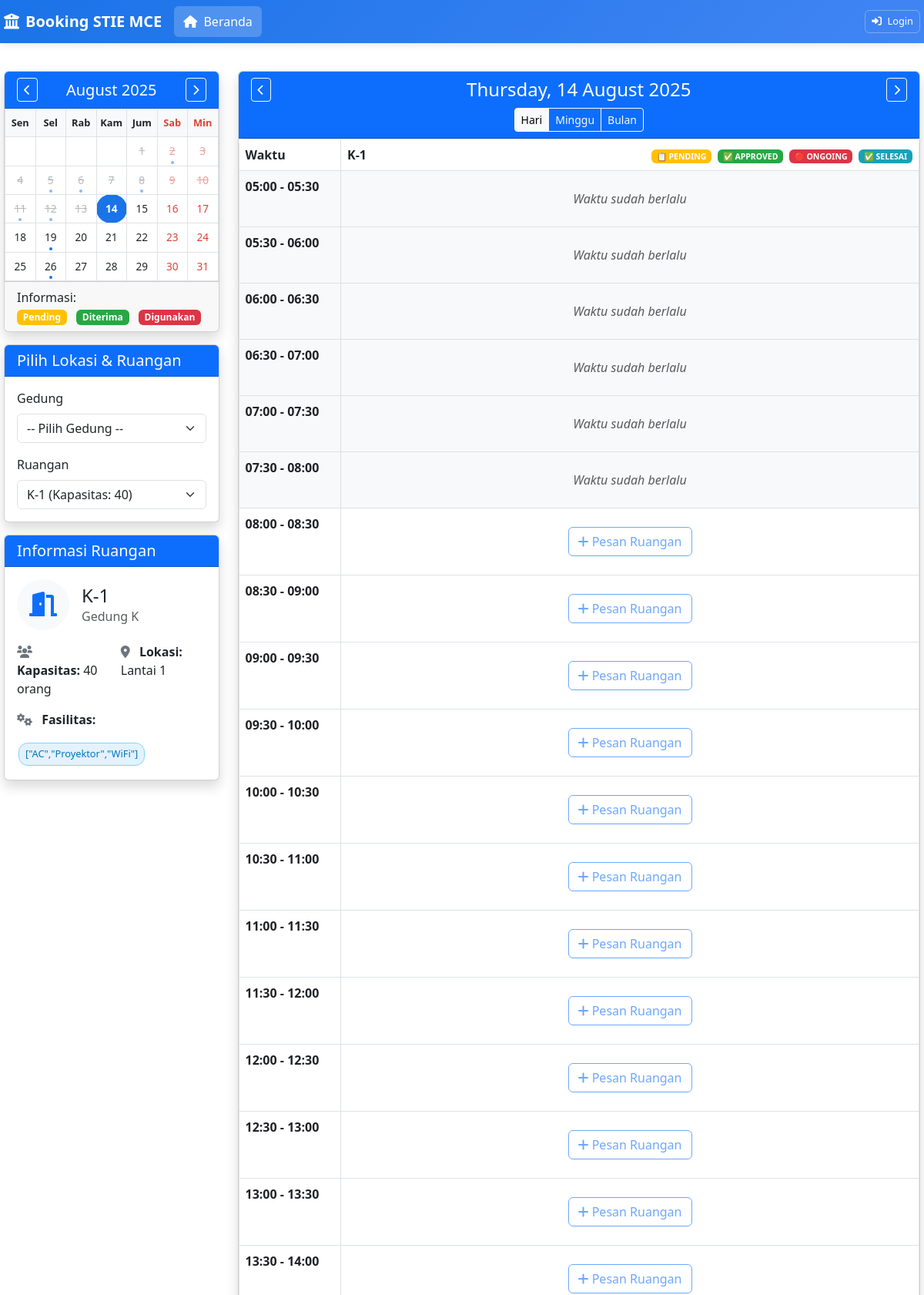
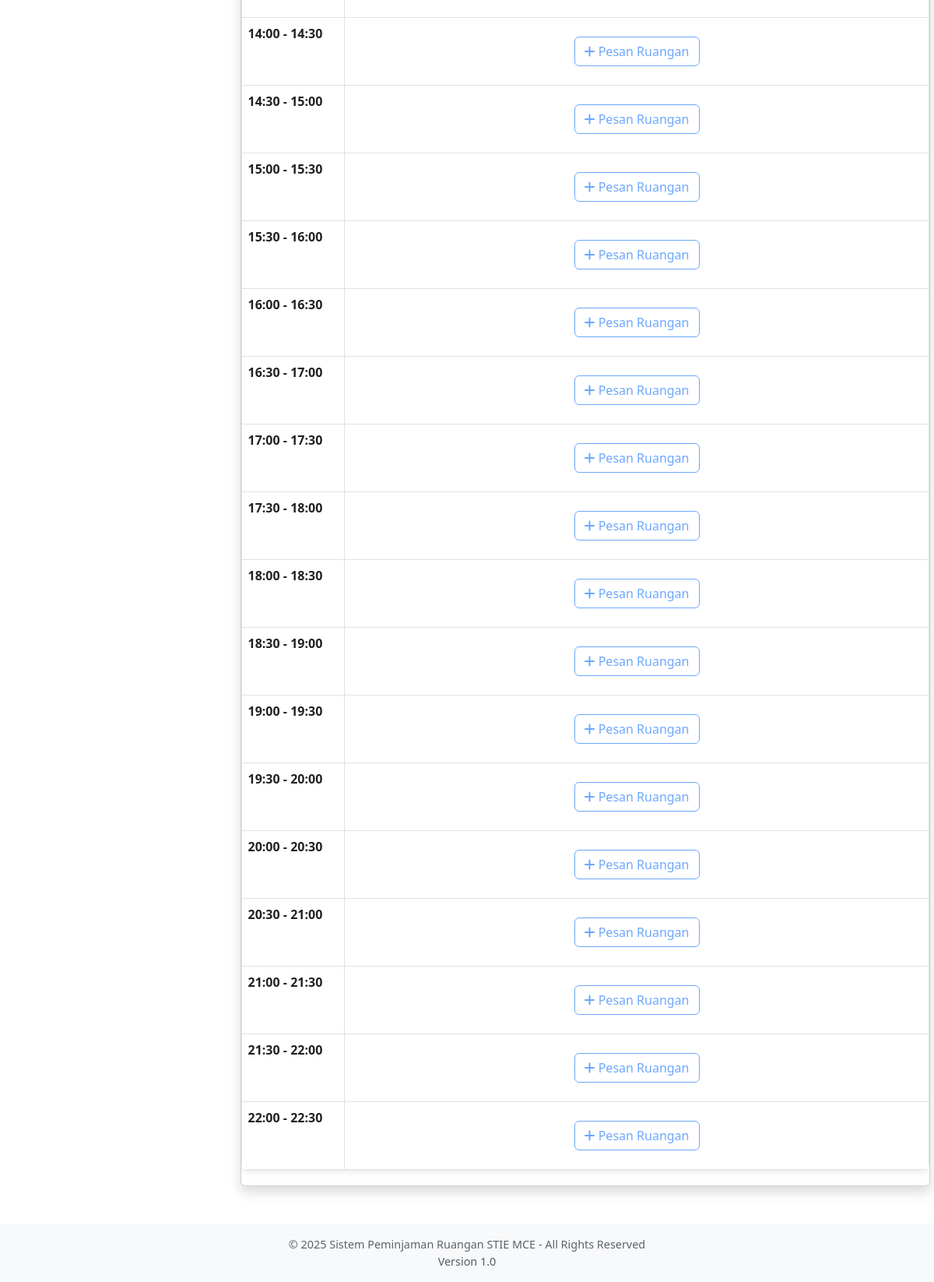
The page / on the database its author committed (2 pictures, top to bottom).
### tables this page shows
CREATE TABLE `tbl_ruang` (
  `id_ruang` int(11) NOT NULL,
  `id_gedung` int(11) NOT NULL,
  `nama_ruang` varchar(100) NOT NULL,
  `kapasitas` int(11) NOT NULL,
  `lokasi` varchar(50) NOT NULL,
  `fasilitas` text DEFAULT NULL COMMENT 'Daftar fasilitas ruangan',
  `allowed_roles` set('admin','mahasiswa','dosen','karyawan') DEFAULT 'admin,mahasiswa,dosen,karyawan' COMMENT 'Role yang boleh booking ruangan ini',
  `description` text DEFAULT NULL COMMENT 'Deskripsi ruangan'
);

CREATE TABLE `tbl_gedung` (
  `id_gedung` int(11) NOT NULL,
  `nama_gedung` varchar(100) NOT NULL,
  `deskripsi` varchar(200) NOT NULL,
  `created_at` timestamp NOT NULL DEFAULT current_timestamp(),
  `updated_at` timestamp NOT NULL DEFAULT current_timestamp() ON UPDATE current_timestamp()
);

### index.php (the view, shortened to what the rows shown need)
<?php
require_once 'config.php';
require_once 'functions.php';
$view = isset($_GET['view']) ? $_GET['view'] : 'day';
$stmt = $conn->prepare("SELECT * FROM tbl_ruang ORDER BY nama_ruang");
$stmt->execute();
$rooms = $stmt->fetchAll(PDO::FETCH_ASSOC);
$selectedRoomId = isset($_GET['room_id']) ? $_GET['room_id'] : (count($rooms) > 0 ? $rooms[0]['id_ruang'] : 0);
$selectedDate = isset($_GET['date']) ? $_GET['date'] : date('Y-m-d');
$weekStart = date('Y-m-d', strtotime('monday this week', strtotime($selectedDate)));
$weekEnd = date('Y-m-d', strtotime('sunday this week', strtotime($selectedDate)));
$selectedRoom = null;
if ($selectedRoomId) {
    $stmt = $conn->prepare("SELECT * FROM tbl_ruang WHERE id_ruang = ?");
    $stmt->execute([$selectedRoomId]);
    $selectedRoom = $stmt->fetch(PDO::FETCH_ASSOC);
}
$todayDate = date('Y-m-d');
?>
<!DOCTYPE html>
<html lang="id">
<head>
    <link rel="stylesheet" href="style.css">
    <link rel="stylesheet" href="https://cdnjs.cloudflare.com/ajax/libs/font-awesome/6.0.0/css/all.min.css">
    <link rel="stylesheet" href="https://cdn.jsdelivr.net/npm/bootstrap@5.3.0/dist/css/bootstrap.min.css">
</head>
<body class="<?= isLoggedIn() ? 'logged-in' : '' ?>">
        <?php include 'header.php'; ?>
    <div class="container-fluid mt-3">
        <div class="row">
            <div class="col-md-3">
                <div class="card shadow">
                    <div class="card-body p-0">
                        <table class="table table-bordered table-sm mb-0 mini-calendar">
                            <thead>
                                <tr class="text-center">
                                    <th>Sen</th>
                                    <th>Sel</th>
                                    <th>Rab</th>
                                    <th>Kam</th>
                                    <th>Jum</th>
                                    <th style="color: var(--danger-color);">Sab</th>
                                    <th style="color: var(--danger-color);">Min</th>
                                </tr>
                            </thead>
                                <?php
$firstDayOfMonth = mktime(0, 0, 0, $month, 1, $year);
$numberDays = date('t', $firstDayOfMonth);
$firstDayOfWeek = date('w', $firstDayOfMonth);
$firstDayOfWeek = ($firstDayOfWeek == 0) ? 6 : $firstDayOfWeek - 1;
$day = 1;
for ($i = 0; $i < 6; $i++) {
    for ($j = 0; $j < 7; $j++) {
        if (($i == 0 && $j < $firstDayOfWeek) || ($day > $numberDays)) {
            echo "<td class='text-center text-muted'>&nbsp;</td>";
        } else {
            $currentDate = date('Y-m-d', mktime(0, 0, 0, $month, $day, $year));
            $day++;
        }
    }
    if ($day > $numberDays) {
        break;
    }
}
?>
                        </table>
                    </div>
                </div>
                <?php if ($selectedRoom): ?>
                <div class="card shadow mt-3">
                    <div class="card-header bg-primary text-white">
                        <h5 class="mb-0">Informasi Ruangan</h5>
                    </div>
                    <div class="card-body">
                        <div class="d-flex align-items-center mb-3">
                            <div class="bg-light p-3 rounded-circle me-3">
                                <i class="fas fa-door-open fa-2x text-primary"></i>
                            </div>
                            <div>
                                <h4 class="mb-0"><?= $selectedRoom['nama_ruang'] ?></h4>
                                <p class="text-muted mb-0">
                                    <?php
                                    $stmt = $conn->prepare("SELECT nama_gedung FROM tbl_gedung WHERE id_gedung = ?");
                                    $stmt->execute([$selectedRoom['id_gedung']]);
                                    $buildingName = $stmt->fetchColumn() ?: 'Unknown Building';
                                    echo $buildingName;
                                    ?>
                                </p>
                            </div>
                        </div>
                        <div class="row">
                            <div class="col-sm-6">
                                <p><i class="fas fa-users me-2 text-secondary"></i> <strong>Kapasitas:</strong> <?= $selectedRoom['kapasitas'] ?> orang</p>
                            </div>
                            <div class="col-sm-6">
                                <p><i class="fas fa-map-marker-alt me-2 text-secondary"></i> <strong>Lokasi:</strong> <?= $selectedRoom['lokasi'] ?></p>
                            </div>
                            <div class="col-sm-6">
                                <p><i class="fas fa-cogs me-2 text-secondary"></i> <strong>Fasilitas:</strong> </p>
                                <span class="facility-badge facility-item"><?= $selectedRoom['fasilitas'] ?></span>
                            </div>
                        </div>
                    </div>
                </div>
                <?php endif; ?>
            </div>
            <div class="col-md-9">
                <div class="card shadow">
                    <div class="card-body p-0">
                        <div class="table-responsive">
                            <?php if ($view == 'day'): ?>
                                <table class="table table-bordered table-hover mb-0">
                                    <thead class="bg-light">
                                        <tr>
                                            <th width="15%">Waktu</th>
                                            <th width="85%">
                                                <?= $selectedRoom ? $selectedRoom['nama_ruang'] : 'Pilih Ruangan' ?>
                                                <div class="float-end">
                                                    <small class="text-muted">
                                                        <span class="badge bg-warning me-1">📋 PENDING</span>
                                                        <span class="badge bg-success me-1">✅ APPROVED</span>
                                                        <span class="badge bg-danger me-1">🔴 ONGOING</span>
                                                        <span class="badge bg-info">✅ SELESAI</span>
                                                    </small>
                                                </div>
                                            </th>
                                        </tr>
                                    </thead>
                                        <?php
                                        $currentDateTime = new DateTime();
                                        $currentDate = $currentDateTime->format('Y-m-d');
                                        ?>
                                </table>
                            <?php endif; ?> <?php if ($view == 'week'): ?>
                                <table class="table table-bordered table-hover mb-0">
                                    <thead class="bg-light">
                                        <tr>
                                            <th width="15%">Waktu</th>
                                            <?php
$currentDay = new DateTime($weekStart);
$endDay = new DateTime($weekEnd);
while ($currentDay <= $endDay) {
    $dayClass = '';
    $dayNum = $currentDay->format('N');
    $isWeekend = ($dayNum == 6 || $dayNum == 7);
    if ($currentDay->format('Y-m-d') == date('Y-m-d')) {
        $dayClass = 'table-primary';
    } elseif ($isWeekend) {
        $dayClass = 'table-light';
    }
    echo '<th class="' . $dayClass . ' text-center" width="' . (85/7) . '%">';
    $dayNameClass = $isWeekend ? 'day-header-weekend' : '';
    echo '<span class="day-name ' . $dayNameClass . '">' . $currentDay->format('D') . '</span><br>' .
         $currentDay->format('d/m');
    echo '</th>';
    $currentDay->modify('+1 day');
}
?>
                                        </tr>
                                    </thead>
                                    <tbody>
                                        <?php
                                        $startTime = strtotime('07:00:00');
                                        $endTime = strtotime('17:00:00');
                                        $interval = 60 * 60;
                                        for ($time = $startTime; $time <= $endTime; $time += $interval) {
                                            $timeSlot = date('H:i', $time);
                                            $nextTimeSlot = date('H:i', $time + $interval);
                                            echo "<tr class='time-slot' data-time='$timeSlot'>";
                                            echo "<td>{$timeSlot} - {$nextTimeSlot}</td>";
                                            $currentDay = new DateTime($weekStart);
                                            $endDay = new DateTime($weekEnd);
                                            while ($currentDay <= $endDay) {
                                                $dayDate = $currentDay->format('Y-m-d');
                                                $stmt = $conn->prepare("SELECT * FROM tbl_harilibur WHERE tanggal = ?");
                                                $stmt->execute([$dayDate]);
                                                $dayHoliday = $stmt->fetch(PDO::FETCH_ASSOC);
                                                $cellBooked = false;
                                                $cellBooking = null;
                                                foreach ($bookings as $booking) {
                                                    if ($booking['tanggal'] == $dayDate) {
                                                        $bookingStart = date('H:i', strtotime($booking['jam_mulai']));
                                                        $bookingEnd = date('H:i', strtotime($booking['jam_selesai']));
                                                        if (($timeSlot >= $bookingStart && $timeSlot < $bookingEnd) ||
                                                            ($bookingStart >= $timeSlot && $bookingStart < $nextTimeSlot)) {
                                                            $cellBooked = true;
                                                            $cellBooking = $booking;
                                                            break;
                                                        }
                                                    }
                                                }
                                                $cellClass = '';
                                                $isDisabled = false;
                                                if ($dayHoliday) {
                                                    $cellClass = 'table-warning';
                                                    $isDisabled = false;
                                                } elseif ($cellBooked) {
                                                    switch ($cellBooking['status']) {
                                                        case 'pending':
                                                            $cellClass = 'table-warning';
                                                            break;
                                                        case 'approve':
                                                            $cellClass = 'table-success';
                                                            break;
                                                        case 'active':
                                                            $cellClass = 'table-danger';
                                                            break;
                                                        case 'rejected':
                                                        case 'cancelled':
                                                            $cellClass = 'table-secondary';
                                                            break;
                                                        case 'done':
                                                            $cellClass = 'table-info';
                                                            break;
                                                    }
                                                } elseif ($dayDate < $todayDate || $dayDate > $maxDate) {
                                                    $cellClass = 'table-secondary';
                                                    $isDisabled = true;
                                                } elseif ($dayDate == $currentDate && $timeSlot < date('H:i')) {
                                                    $cellClass = 'table-secondary';
                                                    $isDisabled = true;
                                                }
                                                echo "<td class='$cellClass'>";
                                                if ($cellBooked) {
                                                    echo "<small><strong>{$cellBooking['nama_acara']}</strong></small><br>";
                                                    echo "<span class='badge ";
                                                    switch ($cellBooking['status']) {
                                                        case 'pending':
                                                            echo "bg-warning";
                                                            break;
                                                        case 'approve':
                                                            echo "bg-success";
                                                            break;
                                                        case 'active':
                                                            echo "bg-danger";
                                                            break;
                                                        case 'rejected':
                                                        case 'cancelled':
                                                            echo "bg-secondary";
                                                            break;
                                                        case 'done':
                                                            echo "bg-info";
                                                            break;
                                                    }
                                                    echo "'>{$cellBooking['status']}</span>";
                                                } elseif ($dayHoliday) {
                                                    echo "<small class='text-muted'>{$dayHoliday['keterangan']}</small>";
                                                } elseif (!$isDisabled && $selectedRoomId) {
                                                    echo "<button class='btn btn-sm btn-outline-primary book-btn' onclick='bookTimeSlot(\"{$dayDate}\", \"{$timeSlot}\", {$selectedRoomId})'>Pesan</button>";
                                                }
                                                echo "</td>";
                                                $currentDay->modify('+1 day');
                                            }
                                            echo "</tr>";
                                        }
                                        ?>
                                    </tbody>
                                </table>
                            <?php
endif; ?>
                        </div>
                    </div>
                </div>
            </div>
        </div>
    </div>
</body>
</html>

### rows shown on the page
tbl_ruang: nama_ruang "K-1", kapasitas "40", lokasi "Lantai 1", fasilitas "[\"AC\",\"Proyektor\",\"WiFi\"]"
tbl_gedung: nama_gedung "Gedung K"

### other values the page prints
date('F Y', mktime(0, 0, 0, $month, 1, $year)) "August 2025"
date('l, d F Y', strtotime($selectedDate)) "Thursday, 14 August 2025"
$timeSlot "05:00"
$nextTimeSlot "05:30"
$timeSlot "05:30"
$nextTimeSlot "06:00"
$timeSlot "06:00"
$nextTimeSlot "06:30"
$timeSlot "06:30"
$nextTimeSlot "07:00"
$timeSlot "07:00"
$nextTimeSlot "07:30"
$timeSlot "07:30"
$nextTimeSlot "08:00"
$timeSlot "08:00"
